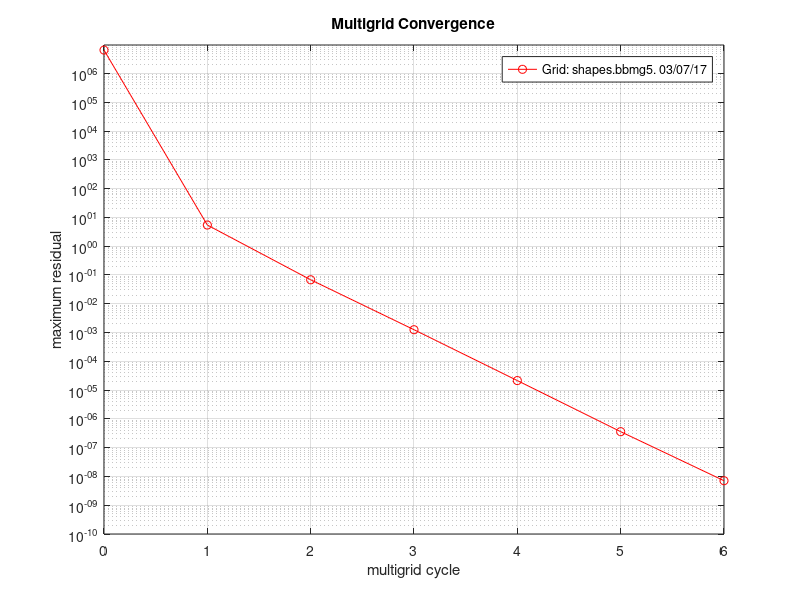

Write MATLAB code to recreate this figure.
t=[0 1 2 3 4 5 6 ];
defect=[6.486e+06 5.416e+00 6.794e-02 1.251e-03 2.139e-05 3.588e-07 7.105e-09 ];
clf
set(gca,'FontSize',16);
plot(t,defect,'r-o');
title('Multigrid Convergence');
ylabel('maximum residual');
xlabel('multigrid cycle');
set(gca,'YScale','log');
grid on
legend('Grid: shapes.bbmg5. 03/07/17','BC: DDDD+PPDI+PPDI+PPDI....','Second-order accurate.','3.4e+06 points. 5 levels.','CR=0.017, ECR=0.59, F[2,1]');
yMax=defect(1)*1.5;
yMin=1.e-10;
set(gca,'YLim',[yMin yMax]);

% pause
% print -deps2 residual.eps


% print -depsc2 residual.shapes.bbmg5.fmg.eps
